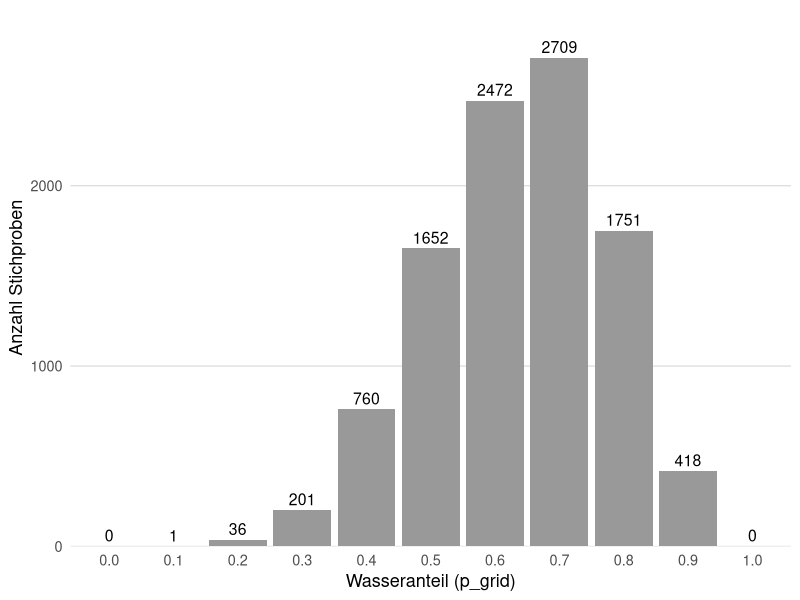

Reproduce this figure in R.
## ---- chunk 1
library(dplyr)
library(ggplot2)

# Bayesbox: 6 Treffer bei 9 Würfen, 11 Gitterwerte, gleichverteilte Priori
k_grid <- 0:10                       # Gitterindex; p_grid = k_grid / 10
bayesbox <- tibble(
  k      = k_grid,
  p_grid = k_grid / 10,
  post   = dbinom(6, size = 9, prob = k_grid / 10)
) |>
  mutate(post = post / sum(post))

n_samples <- 1e4

ok <- FALSE
while (!ok) {
  # Stichproben aus der Post-Verteilung ziehen (wie im Lehrbuch)
  samples <- bayesbox |>
    slice_sample(n = n_samples, weight_by = post, replace = TRUE)

  zaehlung <- samples |>
    count(k, p_grid) |>
    right_join(bayesbox |> select(k, p_grid), by = c("k", "p_grid")) |>
    mutate(n = coalesce(n, 0L)) |>
    arrange(k)

  richtung <- sample(c("groesser", "kleiner"), size = 1)
  schwelle_k <- if (richtung == "groesser") sample(2:9, size = 1) else sample(1:8, size = 1)
  schwelle <- schwelle_k / 10

  n_gleich   <- sum(zaehlung$n[zaehlung$k == schwelle_k])
  n_groesser <- sum(zaehlung$n[zaehlung$k >  schwelle_k])
  n_kleiner  <- sum(zaehlung$n[zaehlung$k <  schwelle_k])

  if (richtung == "groesser") {
    operator <- "\\geq"
    sol <- (n_gleich + n_groesser) / n_samples   # Pr(p >= s)
    w1  <- n_groesser / n_samples                # Pr(p > s): Balken bei s vergessen
    w2  <- n_kleiner / n_samples                 # Pr(p < s): Komplement
    w3  <- (n_kleiner + n_gleich) / n_samples    # Pr(p <= s): falsche Richtung
    w4  <- n_gleich / n_samples                  # Pr(p = s): nur ein Balken
  } else {
    operator <- "\\leq"
    sol <- (n_gleich + n_kleiner) / n_samples    # Pr(p <= s)
    w1  <- n_kleiner / n_samples                 # Pr(p < s): Balken bei s vergessen
    w2  <- n_groesser / n_samples                # Pr(p > s): Komplement
    w3  <- (n_groesser + n_gleich) / n_samples   # Pr(p >= s): falsche Richtung
    w4  <- n_gleich / n_samples                  # Pr(p = s): nur ein Balken
  }

  antworten <- sprintf("%.4f", c(sol, w1, w2, w3, w4))

  ok <- length(unique(antworten)) == 5 &&
    all(c(sol, w1, w2, w3, w4) > 0) &&
    all(c(sol, w1, w2, w3, w4) < 1)
}

operator_text <- if (richtung == "groesser") "mindestens" else "höchstens"
operator_strikt <- if (richtung == "groesser") ">" else "<"
operator_komplement <- if (richtung == "groesser") "<" else ">"
operator_falsch <- if (richtung == "groesser") "\\leq" else "\\geq"
## ---- chunk 2
ggplot(zaehlung, aes(x = factor(sprintf("%.1f", p_grid)), y = n)) +
  geom_col(fill = "#999999") +
  geom_text(aes(label = sprintf("%d", n)), vjust = -0.4, size = 4) +
  scale_y_continuous(expand = expansion(mult = c(0, 0.1))) +
  labs(x = "Wasseranteil (p_grid)", y = "Anzahl Stichproben") +
  theme_minimal(base_size = 13) +
  theme(
    panel.grid.minor = element_blank(),
    panel.grid.major.x = element_blank(),
    panel.grid.major.y = element_line(color = "#D9D9D9", linewidth = 0.4),
    axis.ticks = element_blank()
  )
